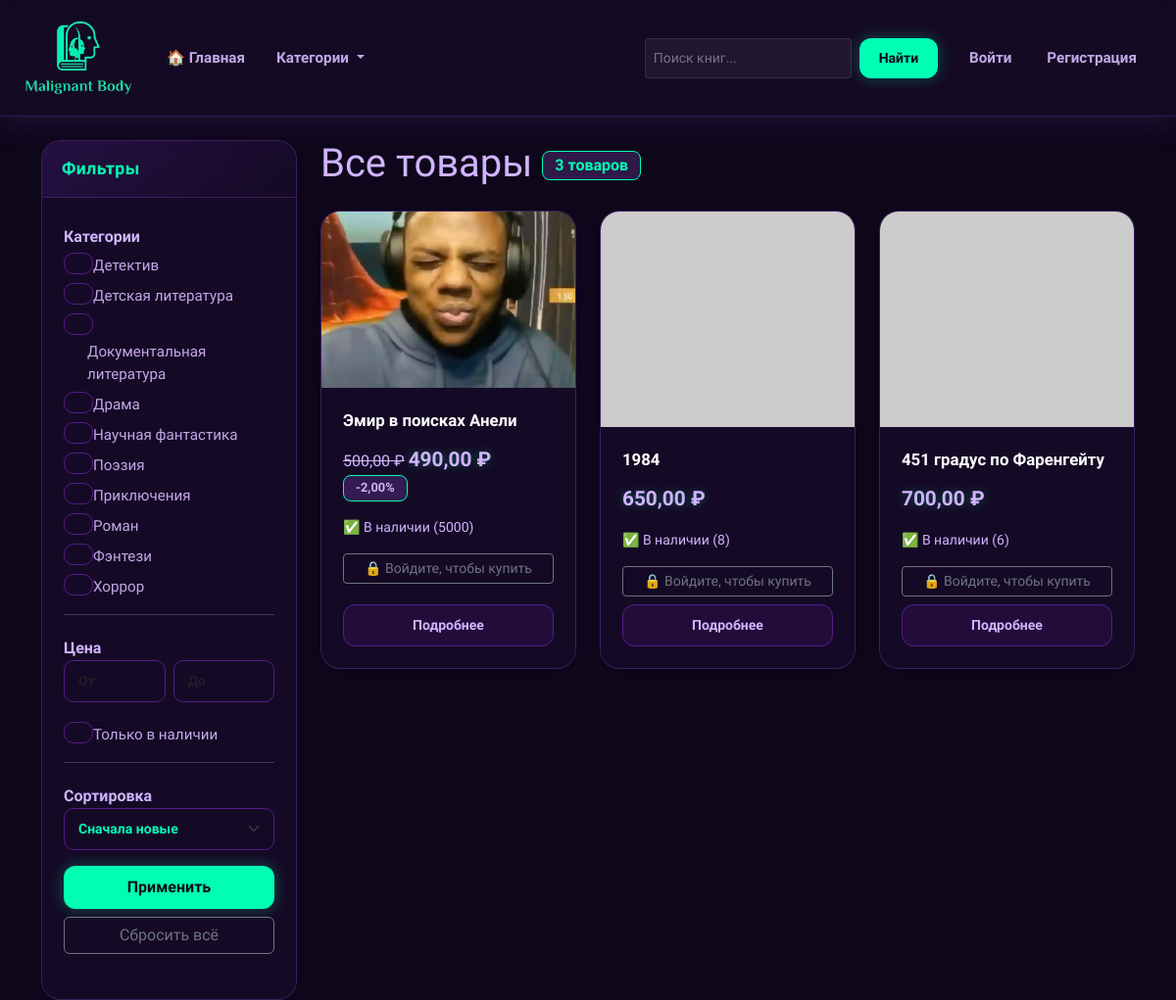
Before: / with the older database file.
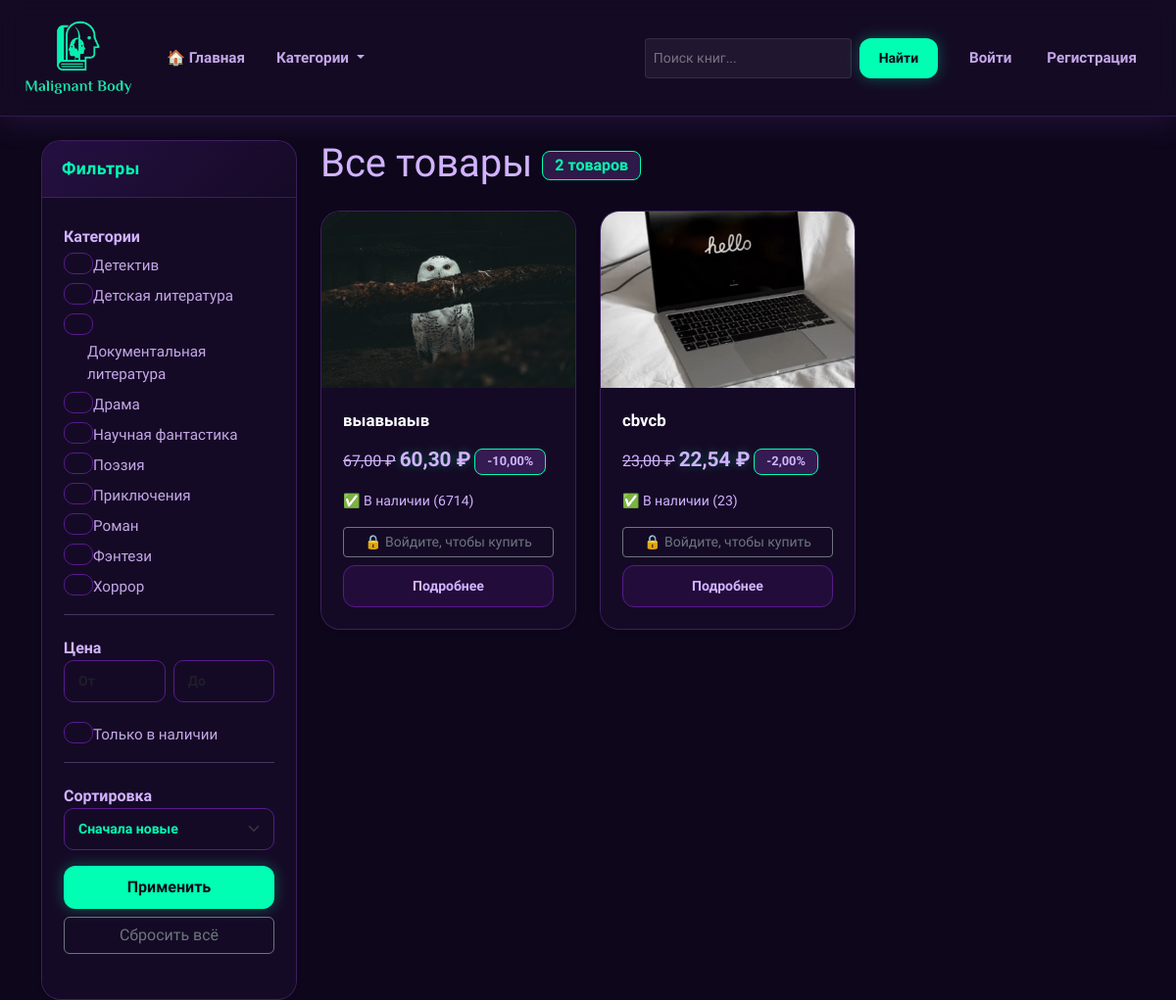
After: the same page with the newer database file.
### core/shop/models.py (models this page shows, shortened)
class Category(models.Model):
    name = models.CharField(max_length=200, unique=True)
    slug = models.SlugField(max_length=200, unique=True)
    parent = models.ForeignKey('self', on_delete=models.CASCADE, null=True, blank=True, related_name='children')
    image = models.ImageField(upload_to=category_image_path, blank=True, null=True)
    created_at = models.DateTimeField(auto_now_add=True)
    class Meta:
        verbose_name_plural = 'Categories'
        ordering = ['name']

class Product(models.Model):
    category = models.ForeignKey(Category, on_delete=models.CASCADE, related_name='products')
    name = models.CharField(max_length=255)
    slug = models.SlugField(max_length=255, unique=True, blank=True)  # <-- разрешаем пустой для авто-генерации
    description = models.TextField()
    price = models.DecimalField(max_digits=10, decimal_places=2)
    discount = models.DecimalField(max_digits=5, decimal_places=2, default=0.00, help_text='Скидка в %')
    stock = models.PositiveIntegerField(default=0)
    available = models.BooleanField(default=True)
    image = models.ImageField(upload_to=product_image_path, blank=True, null=True)
    created_by = models.ForeignKey(User, on_delete=models.SET_NULL, null=True, blank=True, related_name='created_products')  # <-- добавлено
    created_at = models.DateTimeField(auto_now_add=True)
    updated_at = models.DateTimeField(auto_now=True)
    class Meta:
        ordering = ['-created_at']
    @property
    def final_price(self):
        if self.discount > 0:
            return self.price * (1 - Decimal(self.discount) / Decimal(100))
        return self.price

### core/shop/views.py (the view)
# urls.py: path('', views.ProductListView.as_view(), name='product_list'),
class ProductListView(ListView):
    model = Product
    template_name = 'shop/product_list.html'
    context_object_name = 'products'
    paginate_by = 12
    def get_queryset(self):
        queryset = Product.objects.filter(available=True)
        category_slug = self.kwargs.get('category_slug')
        if category_slug:
            category = get_object_or_404(Category, slug=category_slug)
            queryset = queryset.filter(category=category)
        price_min = self.request.GET.get('price_min')
        price_max = self.request.GET.get('price_max')
        if price_min:
            queryset = queryset.filter(price__gte=price_min)
        if price_max:
            queryset = queryset.filter(price__lte=price_max)
        in_stock = self.request.GET.get('in_stock')
        if in_stock == 'on':
            queryset = queryset.filter(stock__gt=0)
        categories = self.request.GET.getlist('categories')
        if categories:
            queryset = queryset.filter(category__slug__in=categories)
        sort_by = self.request.GET.get('sort_by')
        if sort_by == 'price_asc':
            queryset = queryset.order_by('price')
        elif sort_by == 'price_desc':
            queryset = queryset.order_by('-price')
        elif sort_by == 'newest':
            queryset = queryset.order_by('-created_at')
        elif sort_by == 'name':
            queryset = queryset.order_by('name')
        else:
            queryset = queryset.order_by('-created_at')
        return queryset
    def get_context_data(self, **kwargs):
        context = super().get_context_data(**kwargs)
        context['current_filters'] = self.request.GET.copy()
        context['all_categories'] = Category.objects.all()
        if 'category_slug' in self.kwargs:
            context['current_category'] = get_object_or_404(Category, slug=self.kwargs['category_slug'])
        return context

### core/cart/context_processors.py (called while the page is built)
def cart_total(request):
    if request.user.is_authenticated:
        cart, _ = Cart.objects.get_or_create(user=request.user)
        return {
            'cart_total_items': cart.total_items,
            'cart_total_price': cart.total_price,
        }
    return {
        'cart_total_items': 0,
        'cart_total_price': 0,
    }

### core/shop/context_processors.py (called while the page is built)
def categories_nav(request):
    return {
        'categories': Category.objects.all()
    }

### templates/shop/product_list.html (shortened to what the changed rows need)
{% extends 'base.html' %}
{% block content %}
<div class="row">
    <div class="col-md-3">
        <div class="card shadow-sm mb-4">
            <div class="card-body">
                <form method="get" id="filter-form">
                    <div class="mb-3">
                        {% for category in all_categories %}
                            <div class="form-check">
                                <input class="form-check-input category-checkbox"
                                       type="checkbox"
                                       name="categories"
                                       value="{{ category.slug }}"
                                       id="cat-{{ category.slug }}"
                                       {% if category.slug in current_filters.categories %}checked{% endif %}>
                                <label class="form-check-label" for="cat-{{ category.slug }}">
                                    {{ category.name }}
                                </label>
                            </div>
                        {% empty %}
                            <p class="text-muted small">Нет категорий</p>
                        {% endfor %}
                    </div>
                </form>
            </div>
        </div>
    </div>
    <div class="col-md-9">
        <h1 class="mb-4">
            {% if current_category %}
                {{ current_category.name }}
            {% else %}
                Все товары
            {% endif %}
            <span class="badge bg-secondary fs-6">{{ page_obj.paginator.count }} товаров</span>
        </h1>
        <div class="row">
            {% for product in products %}
                <div class="col-md-4 col-sm-6 mb-4">
                    <div class="card h-100 shadow-sm">
                        {% if product.image %}
                            <img src="{{ product.image.url }}" class="card-img-top" alt="{{ product.name }}" style="height: 180px; object-fit: cover;">
                        {% else %}
                            <img src="https://via.placeholder.com/300x180" class="card-img-top" alt="No image">
                        {% endif %}
                        <div class="card-body d-flex flex-column">
                            <h5 class="card-title">{{ product.name }}</h5>
                            <p class="card-text">
                                {% if product.discount > 0 %}
                                    <span class="text-muted text-decoration-line-through">{{ product.price|floatformat:2 }} ₽</span>
                                    <span class="text-danger fw-bold">{{ product.final_price|floatformat:2 }} ₽</span>
                                    <span class="badge bg-success">-{{ product.discount }}%</span>
                                {% else %}
                                    <span class="fw-bold">{{ product.price|floatformat:2 }} ₽</span>
                                {% endif %}
                            </p>
                            <p class="small">
                                {% if product.stock > 0 %}
                                    <span class="text-success">✅ В наличии ({{ product.stock }})</span>
                                {% else %}
                                    <span class="text-danger">❌ Нет в наличии</span>
                                {% endif %}
                            </p>
                            {% if user.is_authenticated and product.stock > 0 %}
                                <button class="btn btn-success btn-sm add-to-cart-btn mb-2"
                                        data-url="{% url 'cart:api_add' product.slug %}">
                                    🛒 В корзину
                                </button>
                            {% elif user.is_authenticated %}
                                <button class="btn btn-secondary btn-sm mb-2" disabled>
                                    Нет в наличии
                                </button>
                            {% else %}
                                <a href="{% url 'account_login' %}" class="btn btn-outline-secondary btn-sm mb-2">
                                    🔒 Войдите, чтобы купить
                                </a>
                            {% endif %}
                            <a href="{% url 'shop:product_detail' product.slug %}" class="btn btn-outline-primary btn-sm mt-auto">
                                Подробнее
                            </a>
                        </div>
                    </div>
                </div>
            {% empty %}
                <div class="col-12">
                    <div class="alert alert-info">
                        Товаров с такими параметрами не найдено.
                    </div>
                </div>
            {% endfor %}
        </div>
    </div>
</div>
{% endblock %}

Changed rows visible on the page:
removed Product: image (picture), name "Эмир в поисках Анели", price "500,00", final_price "490,00", discount "2,00", stock "5000"
removed Product: name "1984", price "650,00", stock "8"
removed Product: name "451 градус по Фаренгейту", price "700,00", stock "6"
added Product: image (picture), name "выавыаыв", price "67,00", final_price "60,30", discount "10,00", stock "6714"
added Product: image (picture), name "cbvcb", price "23,00", final_price "22,54", discount "2,00", stock "23"
Other visible differences:
{{ page_obj.paginator.count }}: "3" → "2"
